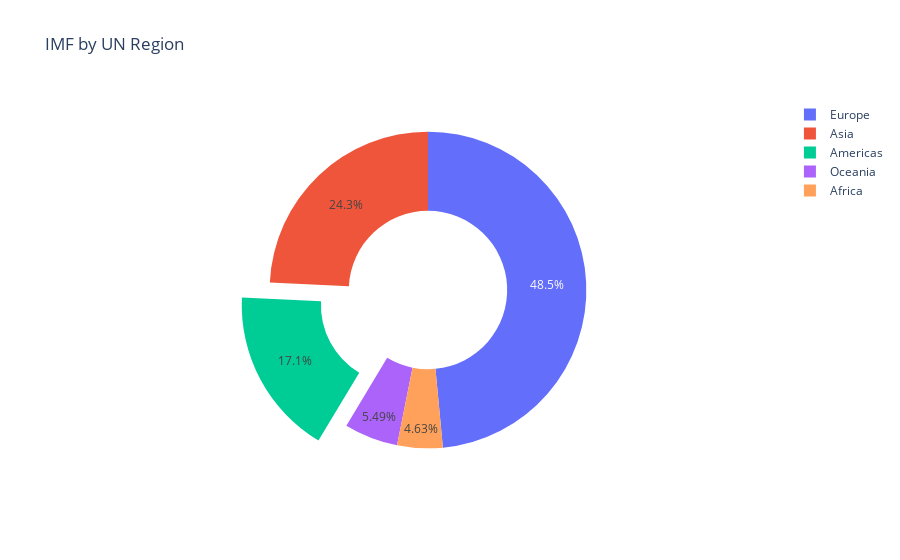

Notebook code for this chart:
### Markdown cell above
*After grouping the data, the GDP estimates for each country are summed up by region.* 

* The region with the highest total value is Europe, with a GDP estimate of $1.6 million, followed by Asia and the Americas.

* When considering the mean growth rate, the Americas region shows the highest overall growth rate(1.15 times), followed by Africa and Asia in terms of growth rate.

### Code cell
# Donut chart for Global GDP

fig = go.Figure(data=go.Pie(labels=grouped['UN Region'], values=grouped['IMF'], hole=0.5, pull=[0, 0, 0.2, 0, 0]))

fig.update_layout(title='IMF by UN Region')

iplot(fig)

### Figure 1 — Plotly figure (JSON) as saved in the notebook; plotly's stock layout.template omitted (floating-point values rounded to 4 significant figures)
{"data": [{"hole": 0.5, "labels": ["Europe", "Asia", "Americas", "Oceania", "Africa"], "pull": [0, 0, 0.2, 0, 0], "values": [1613504, 806801, 569810, 182663, 154129], "type": "pie"}], "layout": {"title": {"text": "IMF by UN Region"}, "autosize": true}}
